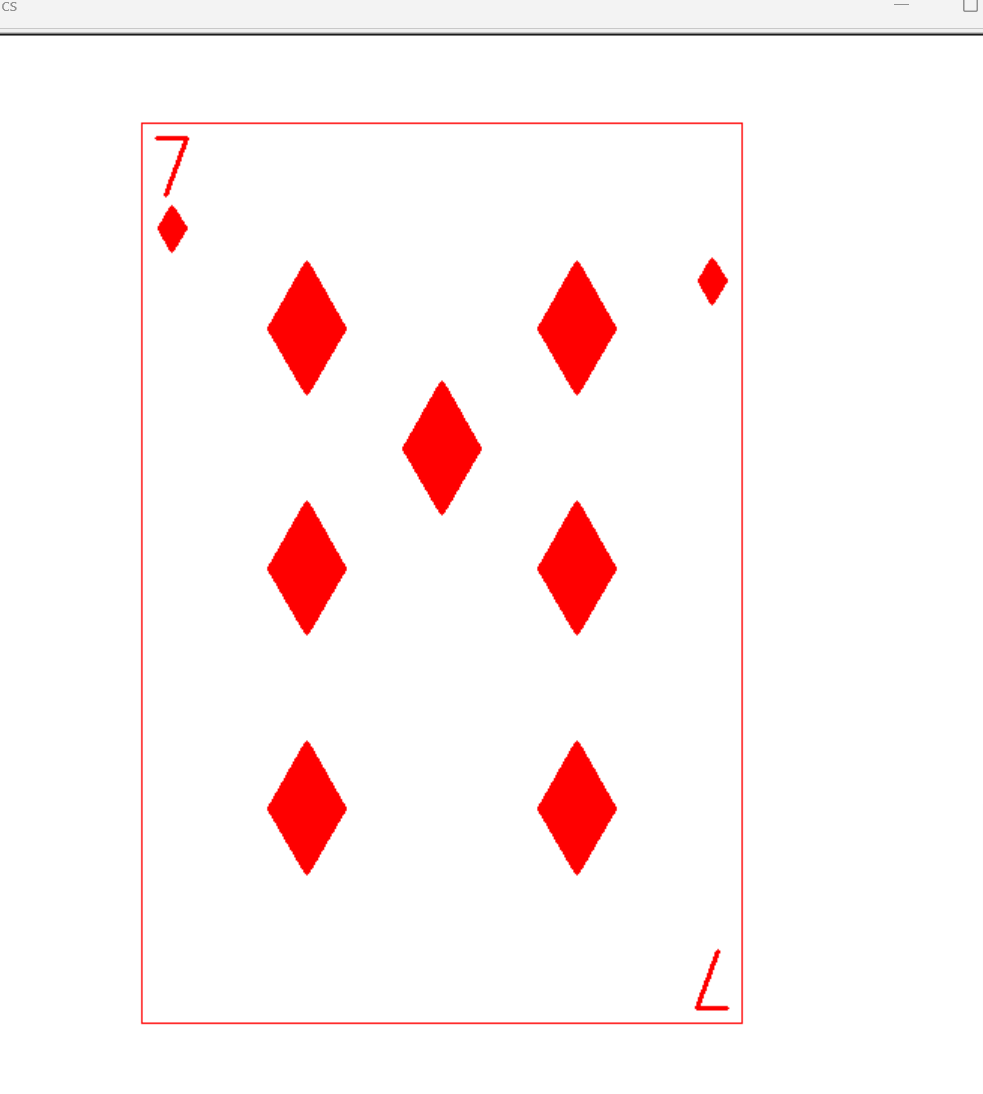

Recreate this plot in Python.
import turtle as t
t.speed(0)
t.hideturtle()
t.color("red")
x=[-200,-190,190,-180,180,-90,90,0]
y=[-300,290,-290,215,-235,120,40,-40,-200]
def yd(x,y):
    t.penup()
    t.goto(x,y)
    t.pendown()
yd(x[0],y[0])
for i in range(2):
    t.forward(400)
    t.left(90)
    t.forward(600)
    t.left(90)
t.pensize(3)
#正7
yd(x[1],y[1])
t.forward(20)
t.right(110)
t.forward(40)
t.setheading(0)
#倒7
yd(x[2],y[2])
t.forward(-20)
t.left(70)
t.forward(40)
t.setheading(0)
#画菱形
def lx(x,y,dx):
    yd(x,y)
    t.begin_fill()
    for i in range(2):
        t.left(60)
        t.forward(dx)
    t.left(120)
    t.forward(dx)
    t.left(60)
    t.forward(dx)
    t.end_fill()
    t.setheading(0)
#小菱形
lx(x[3],y[3],17)
lx(x[4],x[4],17)
#大菱形
lx(x[5],y[5],50)#1
lx(x[6],y[5],50)#2
lx(x[7],y[6],50)#3
lx(x[5],y[7],50)#4
lx(x[6],y[7],50)#5
lx(x[5],y[8],50)#6
lx(x[6],y[8],50)#7
